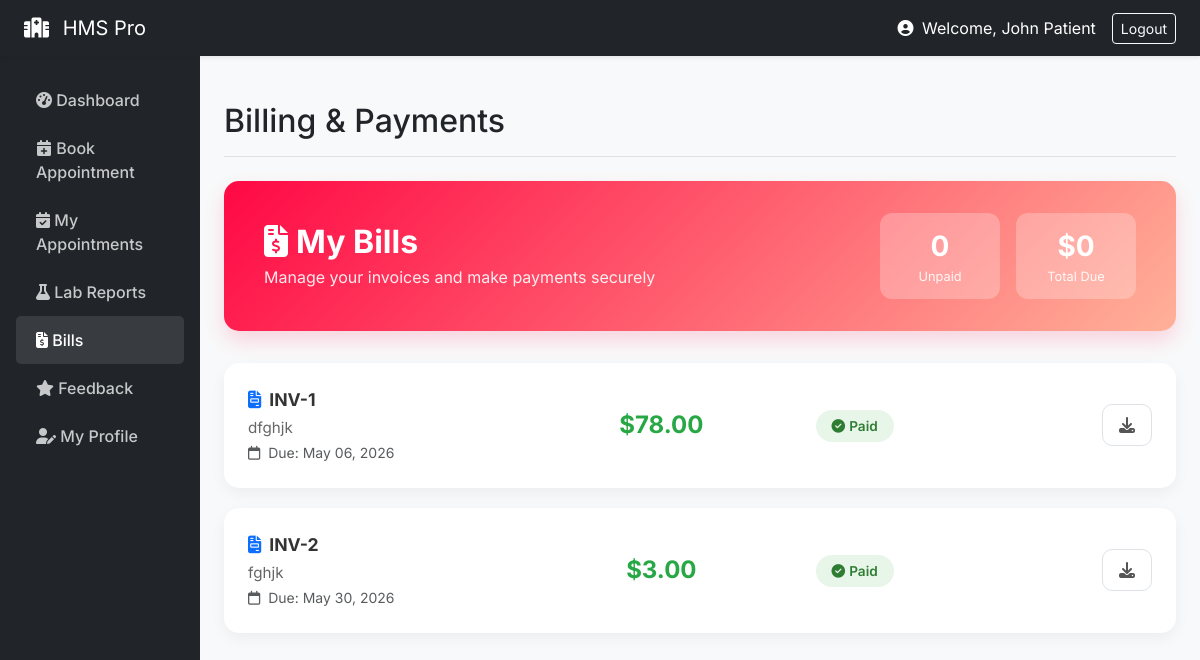
/patient/billing (signed in), run on the app's committed database.
### models/__init__.py (models this page shows, shortened)
class User(UserMixin, db.Model):
    id = db.Column(db.Integer, primary_key=True)
    email = db.Column(db.String(120), unique=True, nullable=False)
    name = db.Column(db.String(100), nullable=False)
    role = db.Column(db.String(20), nullable=False)
    password_hash = db.Column(db.String(200), nullable=False)
    age = db.Column(db.Integer)
    gender = db.Column(db.String(10))
    staff_role = db.Column(db.String(50))
    department = db.Column(db.String(50))
    staff_id = db.Column(db.String(20))
    created_at = db.Column(db.DateTime, default=datetime.utcnow)

class Invoice(db.Model):
    id = db.Column(db.Integer, primary_key=True)
    patient_id = db.Column(db.Integer, db.ForeignKey('user.id'))
    amount = db.Column(db.Float)
    description = db.Column(db.String(200))
    status = db.Column(db.String(20), default='Unpaid')
    due_date = db.Column(db.Date)
    created_at = db.Column(db.DateTime, default=datetime.utcnow)
    patient = db.relationship('User', foreign_keys=[patient_id])

### routes/patient.py (the view)
@patient_bp.route('/billing')
def billing():
    invoices = Invoice.query.filter_by(patient_id=current_user.id).all()
    total_unpaid = sum(1 for inv in invoices if inv.status == 'Unpaid')
    total_amount = sum(inv.amount for inv in invoices if inv.status == 'Unpaid')
    return render_template('patient_billing.html',
                           invoices=invoices,
                           total_unpaid=total_unpaid,
                           total_amount=total_amount)

### models/__init__.py (called while the page is built)
@login_manager.user_loader
def load_user(user_id):
    return User.query.get(int(user_id))

### routes/patient.py (called while the page is built)
def patient_required(f):
    @wraps(f)
    def decorated_function(*args, **kwargs):
        if current_user.role != 'patient':
            flash('Patient access only', 'danger')
            return redirect(url_for('auth.login'))
        return f(*args, **kwargs)
    return decorated_function

@patient_bp.before_request
@login_required
@patient_required
def before_request():
    pass

### templates/patient_billing.html (shortened to what this page needs)
{% extends "base.html" %}
{% block page_title %}Billing & Payments{% endblock %}
{% block content %}
<div class="billing-header">
    <div>
        <h2><i class="fas fa-file-invoice-dollar me-2"></i>My Bills</h2>
        <p>Manage your invoices and make payments securely</p>
    </div>
    <div class="d-flex gap-3">
        <div class="stat-pill">
            <div class="number">{{ total_unpaid }}</div>
            <div class="label">Unpaid</div>
        </div>
        <div class="stat-pill">
            <div class="number">${{ "%.0f"|format(total_amount) }}</div>
            <div class="label">Total Due</div>
        </div>
    </div>
</div>
{% if invoices|length == 0 %}
<div class="empty-state">
    <i class="fas fa-receipt"></i>
    <h5>No Bills Found</h5>
    <p>You don't have any invoices yet. They'll appear here after your visits.</p>
</div>
{% else %}
{% for invoice in invoices %}
<div class="invoice-card">
    <div class="card-body">
        <div class="row align-items-center">
            <div class="col-md-4">
                <div class="invoice-id">
                    <i class="fas fa-file-invoice text-primary me-2"></i>INV-{{ invoice.id }}
                </div>
                <div class="invoice-desc mt-1">{{ invoice.description or 'Medical Service' }}</div>
                <small class="text-muted">
                    <i class="far fa-calendar me-1"></i>
                    {% if invoice.due_date %}Due: {{ invoice.due_date.strftime('%b %d, %Y') }}{% else %}No due date{% endif %}
                </small>
            </div>
            <div class="col-md-3 text-center">
                <div class="invoice-amount {{ 'unpaid' if invoice.status == 'Unpaid' else 'paid' }}">
                    ${{ "%.2f"|format(invoice.amount) }}
                </div>
            </div>
            <div class="col-md-2 text-center">
                {% if invoice.status == 'Paid' %}
                    <span class="badge-status badge-paid"><i class="fas fa-check-circle me-1"></i>Paid</span>
                {% else %}
                    <span class="badge-status badge-unpaid"><i class="fas fa-exclamation-circle me-1"></i>Unpaid</span>
                {% endif %}
            </div>
            <div class="col-md-3 text-end">
                <button class="btn btn-download" title="Download Invoice">
                    <i class="fas fa-download"></i>
                </button>
            </div>
        </div>
    </div>
</div>
{% endfor %}
{% endif %}
{% endblock %}

### templates/base.html (shortened to what this page needs)
<!doctype html>
<html lang="en">
<head>
  <link href="https://cdn.jsdelivr.net/npm/bootstrap@5.3.0/dist/css/bootstrap.min.css" rel="stylesheet">
  <link rel="stylesheet" href="https://cdnjs.cloudflare.com/ajax/libs/font-awesome/6.4.0/css/all.min.css">
</head>
<body>
{% if current_user.is_authenticated %}
<nav class="navbar navbar-dark bg-dark sticky-top shadow-sm">
  <div class="container-fluid px-4">
    <a class="navbar-brand" href="/"><i class="fas fa-hospital me-2"></i> HMS Pro</a>
    <div class="d-flex align-items-center text-white">
      <span class="me-3">
        <i class="fas fa-user-circle me-1"></i> Welcome, {{ current_user.name.split('@')[0] if '@' in current_user.name else current_user.name }}
      </span>
      <a class="btn btn-outline-light btn-sm" href="{{ url_for('auth.logout') }}">Logout</a>
    </div>
  </div>
</nav>
{% endif %}
<div id="main-wrapper">
    {% if not current_user.is_authenticated %}
        <div class="container mt-5">
    {% else %}
        <div class="container-fluid">
            <div class="row">
                <nav class="col-md-2 d-none d-md-block sidebar px-3">
                    <ul class="nav flex-column">
                        {% if current_user.role == 'staff' %}
                            <li class="nav-item">
                                <a class="nav-link {{ 'active' if request.endpoint == 'staff.dashboard' else '' }}" href="{{ url_for('staff.dashboard') }}"><i class="fas fa-tachometer-alt"></i> Dashboard</a>
                            </li>
                            <li class="nav-item">
                                <a class="nav-link {{ 'active' if request.endpoint == 'staff.patients' else '' }}" href="{{ url_for('staff.patients') }}"><i class="fas fa-users"></i> Patients</a>
                            </li>
                            <li class="nav-item">
                                <a class="nav-link {{ 'active' if request.endpoint == 'staff.doctors' else '' }}" href="{{ url_for('staff.doctors') }}"><i class="fas fa-user-md"></i> Doctors</a>
                            </li>
                            <li class="nav-item">
                                <a class="nav-link {{ 'active' if request.endpoint == 'staff.appointments' else '' }}" href="{{ url_for('staff.appointments') }}"><i class="fas fa-calendar-check"></i> Appointments</a>
                            </li>
                            <li class="nav-item">
                                <a class="nav-link {{ 'active' if request.endpoint == 'staff.rooms' else '' }}" href="{{ url_for('staff.rooms') }}"><i class="fas fa-bed"></i> Rooms</a>
                            </li>
                            <li class="nav-item">
                                <a class="nav-link {{ 'active' if request.endpoint == 'staff.lab' else '' }}" href="{{ url_for('staff.lab') }}"><i class="fas fa-flask"></i> Lab Reports</a>
                            </li>
                            <li class="nav-item">
                                <a class="nav-link {{ 'active' if request.endpoint == 'staff.billing' else '' }}" href="{{ url_for('staff.billing') }}"><i class="fas fa-file-invoice-dollar"></i> Billing</a>
                            </li>
                            <li class="nav-item">
                                <a class="nav-link {{ 'active' if request.endpoint == 'staff.inventory' else '' }}" href="{{ url_for('staff.inventory') }}"><i class="fas fa-boxes"></i> Inventory</a>
                            </li>
                            <li class="nav-item">
                                <a class="nav-link {{ 'active' if request.endpoint == 'staff.feedback' else '' }}" href="{{ url_for('staff.feedback') }}"><i class="fas fa-star"></i> Feedback</a>
                            </li>
                            <li class="nav-item">
                                <a class="nav-link {{ 'active' if request.endpoint == 'staff.records' else '' }}" href="{{ url_for('staff.records') }}"><i class="fas fa-notes-medical"></i> Records</a>
                            </li>
                        {% elif current_user.role == 'patient' %}
                            <li class="nav-item">
                                <a class="nav-link {{ 'active' if request.endpoint == 'patient.dashboard' else '' }}" href="{{ url_for('patient.dashboard') }}"><i class="fas fa-tachometer-alt"></i> Dashboard</a>
                            </li>
                            <li class="nav-item">
                                <a class="nav-link {{ 'active' if request.endpoint == 'patient.book' else '' }}" href="{{ url_for('patient.book') }}"><i class="fas fa-calendar-plus"></i> Book Appointment</a>
                            </li>
                            <li class="nav-item">
                                <a class="nav-link {{ 'active' if request.endpoint == 'patient.appointments' else '' }}" href="{{ url_for('patient.appointments') }}"><i class="fas fa-calendar-check"></i> My Appointments</a>
                            </li>
                            <li class="nav-item">
                                <a class="nav-link {{ 'active' if request.endpoint == 'patient.lab' else '' }}" href="{{ url_for('patient.lab') }}"><i class="fas fa-flask"></i> Lab Reports</a>
                            </li>
                            <li class="nav-item">
                                <a class="nav-link {{ 'active' if request.endpoint == 'patient.billing' else '' }}" href="{{ url_for('patient.billing') }}"><i class="fas fa-file-invoice-dollar"></i> Bills</a>
                            </li>
                            <li class="nav-item">
                                <a class="nav-link {{ 'active' if request.endpoint == 'patient.feedback' else '' }}" href="{{ url_for('patient.feedback') }}"><i class="fas fa-star"></i> Feedback</a>
                            </li>
                            <li class="nav-item">
                                <a class="nav-link {{ 'active' if request.endpoint == 'patient.profile' else '' }}" href="{{ url_for('patient.profile') }}"><i class="fas fa-user-edit"></i> My Profile</a>
                            </li>
                        {% endif %}
                    </ul>
                </nav>
                <main class="col-md-10 ms-sm-auto px-md-4 main-content">
                    <div class="d-flex justify-content-between flex-wrap flex-md-nowrap align-items-center pt-3 pb-2 mb-4 border-bottom">
                        <h1 class="h2">{% block page_title %}{% endblock %}</h1>
                    </div>
    {% endif %}
    {% block content %}{% endblock %}
    {% if current_user.is_authenticated %}
                </main>
            </div>
        </div>
    {% else %}
        </div>
    {% endif %}
</div>
</body>
</html>

### templates/base.html (style rules this page uses)
body { background-color: #f8f9fa; font-family: 'Inter', sans-serif; }
.sidebar { min-height: 100vh; background-color: #212529; color: white; padding-top: 20px; }
.sidebar .nav-link { color: rgba(255,255,255,.75); padding: 12px 20px; font-weight: 500; }
.sidebar .nav-link:hover, .sidebar .nav-link.active { color: white; background-color: rgba(255,255,255,.1); border-radius: 5px; }
.main-content { padding: 30px; }

### templates/patient_billing.html (style rules this page uses)
.billing-header { background: linear-gradient(135deg, #ff0844 0%, #ffb199 100%); color: white; border-radius: 15px; padding: 2rem 2.5rem; margin-bottom: 2rem; box-shadow: 0 10px 20px rgba(255, 8, 68, 0.15); display: flex; align-items: center; justify-content: space-between; flex-wrap: wrap; gap: 1rem; }
.billing-header h2 { font-weight: 700; margin: 0; }
.billing-header p { opacity: 0.9; margin: 0.25rem 0 0; }
.stat-pill { background: rgba(255,255,255,0.25); backdrop-filter: blur(5px); border-radius: 12px; padding: 0.75rem 1.5rem; text-align: center; min-width: 120px; }
.stat-pill .number { font-size: 1.75rem; font-weight: 700; }
.stat-pill .label { font-size: 0.8rem; opacity: 0.9; }
.invoice-card { background: white; border-radius: 15px; border: none; box-shadow: 0 5px 15px rgba(0,0,0,0.05); margin-bottom: 1.25rem; transition: all 0.3s ease; overflow: hidden; }
.invoice-card .card-body { padding: 1.5rem; }
.invoice-id { font-weight: 700; color: #333; font-size: 1.1rem; }
.invoice-desc { color: #666; font-size: 0.95rem; }
.invoice-amount { font-size: 1.5rem; font-weight: 700; }
.invoice-amount.paid { color: #28a745; }
.badge-status { padding: 0.5rem 1rem; border-radius: 50px; font-weight: 600; font-size: 0.85rem; }
.badge-paid { background: #e8f5e9; color: #2e7d32; }
.btn-download { background: transparent; border: 1.5px solid #dee2e6; color: #555; border-radius: 10px; padding: 0.5rem 1rem; font-weight: 500; transition: all 0.3s; }

### data on the page
User: name "John Patient"
Invoice: id "1", description "dfghjk", due_date "May 06, 2026", amount "78.00", status "Paid" (drawn)
Invoice: id "2", description "fghjk", due_date "May 30, 2026", amount "3.00", status "Paid" (drawn)

### other printed values
{{ total_unpaid }} "0"
{{ "%.0f"|format(total_amount) }} "0"
